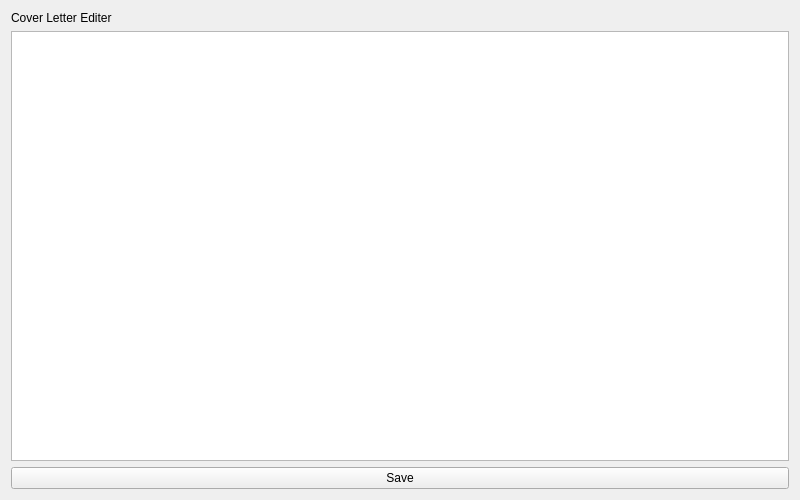
<?xml version="1.0" encoding="UTF-8"?>
<ui version="4.0">
 <class>PopupEditer</class>
 <widget class="QWidget" name="PopupEditer">
  <property name="geometry">
   <rect>
    <x>0</x>
    <y>0</y>
    <width>800</width>
    <height>500</height>
   </rect>
  </property>
  <property name="windowTitle">
   <string>Popup Editor</string>
  </property>
  <layout class="QVBoxLayout" name="verticalLayout">
   <item>
    <widget class="QLabel" name="titleLabel">
     <property name="text">
      <string>Cover Letter Editer</string>
     </property>
    </widget>
   </item>
   <item>
    <widget class="QPlainTextEdit" name="editorBox"/>
   </item>
   <item>
    <layout class="QHBoxLayout" name="buttonLayout">
     <item>
      <widget class="QPushButton" name="ContinueButton">
       <property name="text">
        <string>Save</string>
       </property>
      </widget>
     </item>
    </layout>
   </item>
  </layout>
 </widget>
 <resources/>
 <connections/>
</ui>
